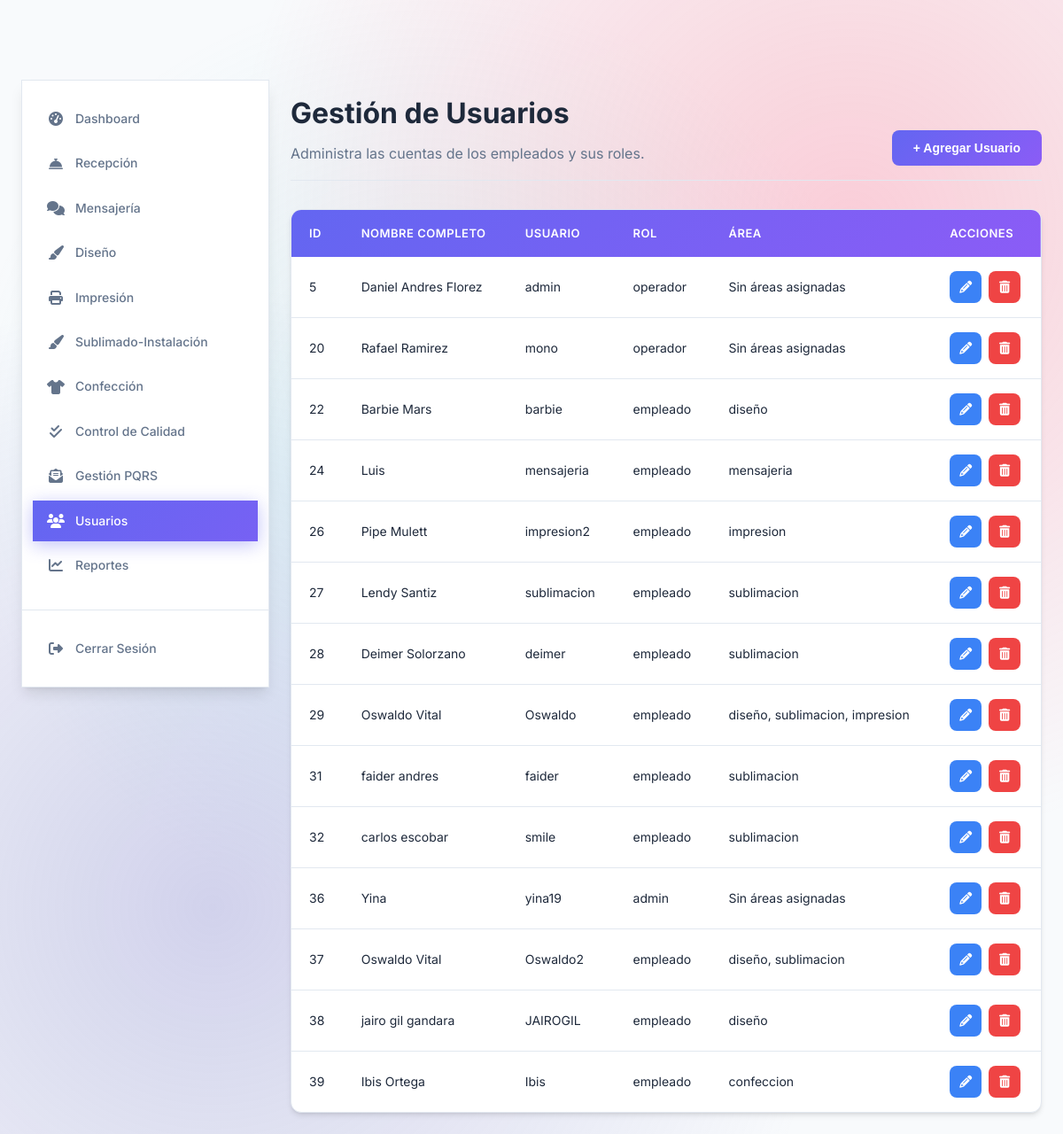
Page /admin_users.php?status=invalid_data (signed in) on the committed database.
### tables this page shows
CREATE TABLE `usuarios` (
  `id` int(11) NOT NULL,
  `nombre_completo` varchar(100) NOT NULL,
  `usuario` varchar(50) NOT NULL,
  `password` varchar(255) NOT NULL,
  `rol_id` int(11) DEFAULT NULL,
  `area_id` int(11) DEFAULT NULL,
  `foto_perfil` varchar(255) DEFAULT NULL,
  `fecha_registro` timestamp NOT NULL DEFAULT current_timestamp(),
  `last_activity` timestamp NULL DEFAULT NULL
);

CREATE TABLE `roles` (
  `id` int(11) NOT NULL,
  `nombre_rol` varchar(50) NOT NULL
);

### admin_users.php (the view, shortened to what this page needs)
<?php
require 'php/db_connection.php';
$sql = "SELECT u.id, u.nombre_completo, u.usuario, r.nombre_rol,
        GROUP_CONCAT(a.nombre SEPARATOR ', ') as areas_asignadas
        FROM usuarios u
        JOIN roles r ON u.rol_id = r.id
        LEFT JOIN usuario_areas ua ON u.id = ua.usuario_id
        LEFT JOIN area_empleado a ON ua.area_id = a.id
        GROUP BY u.id, u.nombre_completo, u.usuario, r.nombre_rol
        ORDER BY u.id";
$result = $conn->query($sql);
$rol_id = $_SESSION['rol_id'];
?>
<!DOCTYPE html>
<html lang="es">
<head>
    <link rel="stylesheet" href="https://cdnjs.cloudflare.com/ajax/libs/font-awesome/6.4.0/css/all.min.css">
    <link rel="stylesheet" href="css/dashboard.css">
    <link rel="stylesheet" href="css/admin_users.css">
</head>
<body class="dashboard-page">
    <div class="dashboard-layout">
        <?php include 'php/sidebar.php'; ?>
        <main class="main-content">
            <header class="main-header">
                <div class="header-title">
                    <h1>Gestión de Usuarios</h1>
                    <p>Administra las cuentas de los empleados y sus roles.</p>
                </div>
                <?php if (in_array($rol_id, [1, 2])):  ?>
                <button class="btn-primary" id="add-user-btn">+ Agregar Usuario</button>
                <?php endif; ?>
            </header>
            <div class="content-table">
                <table>
                    <thead>
                        <tr>
                            <th>ID</th>
                            <th>Nombre Completo</th>
                            <th>Usuario</th>
                            <th>Rol</th>
                            <th>Área</th>
                            <th>Acciones</th>
                        </tr>
                    </thead>
                    <tbody>
                        <?php while($usuario = $result->fetch_assoc()): ?>
                        <tr>
                            <td><?php echo htmlspecialchars($usuario['id']); ?></td>
                            <td><?php echo htmlspecialchars($usuario['nombre_completo']); ?></td>
                            <td><?php echo htmlspecialchars($usuario['usuario']); ?></td>
                            <td><?php echo htmlspecialchars($usuario['nombre_rol']); ?></td>
                            <td><?php echo htmlspecialchars($usuario['areas_asignadas'] ?? 'Sin áreas asignadas'); ?></td>
                            <td class="actions">
                                <a href="edit_user.php?id=<?php echo htmlspecialchars($usuario['id']); ?>" class="btn-icon btn-edit"><i class="fas fa-pencil-alt"></i></a>
                                <button class="btn-icon btn-delete" data-id="<?php echo htmlspecialchars($usuario['id']); ?>"><i class="fas fa-trash-alt"></i></button>
                            </td>
                        </tr>
                        <?php endwhile; ?>
                    </tbody>
                </table>
            </div>
        </main>
    </div>
</body>
</html>

### css/dashboard.css (style rules this page uses)
:root { --primary-color: #6366f1; --primary-dark: #4f46e5; --secondary-color: #8b5cf6; --accent-color: #06b6d4; --bg-primary: #f8fafc; --bg-secondary: #ffffff; --bg-sidebar: #ffffff; --bg-header: #ffffff; --text-primary: #1e293b; --text-secondary: #64748b; --text-muted: #94a3b8; --border-light: #e2e8f0; --border-medium: #cbd5e1; --shadow-sm: 0 1px 2px 0 rgb(0 0 0 / 0.05); --shadow-md: 0 4px 6px -1px rgb(0 0 0 / 0.1), 0 2px 4px -2px rgb(0 0 0 / 0.1); --shadow-lg: 0 10px 15px -3px rgb(0 0 0 / 0.1), 0 4px 6px -4px rgb(0 0 0 / 0.1); --shadow-xl: 0 20px 25px -5px rgb(0 0 0 / 0.1), 0 8px 10px -6px rgb(0 0 0 / 0.1); --header-height: 70px; --sidebar-width: 280px; --sidebar-collapsed-width: 80px; --transition-fast: 0.15s ease; --transition-normal: 0.3s ease; --transition-slow: 0.5s ease; }
* { margin: 0; padding: 0; box-sizing: border-box; }
body { font-family: 'Inter', -apple-system, BlinkMacSystemFont, sans-serif; background-color: var(--bg-primary); color: var(--text-primary); line-height: 1.6; overflow-x: hidden; }
.dashboard-layout { min-height: 100vh; display: flex; flex-direction: column; }
.main-content { margin-left: calc(var(--sidebar-width) + 48px); margin-top: var(--header-height); padding: 32px 24px 24px 0; min-height: calc(100vh - var(--header-height)); transition: var(--transition-normal); }
.main-header { margin-bottom: 32px; }
.header-title h1 { font-size: 32px; font-weight: 700; color: var(--text-primary); margin-bottom: 8px; }
.header-title p { font-size: 16px; color: var(--text-secondary); }
.dashboard-layout::before { content: ''; position: fixed; top: 0; left: 0; width: 100%; height: 100%; background: radial-gradient(circle at 20% 80%, rgba(120, 119, 198, 0.3) 0%, transparent 50%), radial-gradient(circle at 80% 20%, rgba(255, 103, 132, 0.3) 0%, transparent 50%), radial-gradient(circle at 40% 40%, rgba(120, 219, 226, 0.2) 0%, transparent 50%); animation: backgroundShift 20s ease-in-out infinite; pointer-events: none; z-index: -1; }

### css/admin_users.css (style rules this page uses)
.content-table { background: var(--bg-secondary); border: 1px solid var(--border-light); border-radius: 12px; overflow: hidden; box-shadow: var(--shadow-md); margin-top: 24px; }
table { width: 100%; border-collapse: collapse; font-size: 14px; }
table thead { background: linear-gradient(135deg, var(--primary-color), var(--secondary-color)); color: white; }
table th { padding: 16px 20px; text-align: left; font-weight: 600; font-size: 13px; text-transform: uppercase; letter-spacing: 0.5px; }
table td { padding: 16px 20px; border-bottom: 1px solid var(--border-light); color: var(--text-primary); }
table tbody tr:last-child td { border-bottom: none; }
.actions { display: flex; gap: 8px; align-items: center; justify-content: flex-start; }
.btn-icon { display: inline-flex; align-items: center; justify-content: center; width: 36px; height: 36px; border: none; border-radius: 8px; cursor: pointer; transition: var(--transition-fast); text-decoration: none; font-size: 14px; }
.btn-edit { background-color: #3b82f6; color: white; }
.btn-delete { background-color: #ef4444; color: white; }
.main-header { display: flex; justify-content: space-between; align-items: flex-end; margin-bottom: 32px; padding-bottom: 16px; border-bottom: 1px solid var(--border-light); }
.header-title h1 { font-size: 32px; font-weight: 700; color: var(--text-primary); margin-bottom: 8px; }
.header-title p { font-size: 16px; color: var(--text-secondary); }
.btn-primary { display: inline-flex; align-items: center; gap: 8px; padding: 12px 24px; background: linear-gradient(135deg, var(--primary-color), var(--secondary-color)); color: white; border: none; border-radius: 8px; font-size: 14px; font-weight: 600; cursor: pointer; transition: var(--transition-fast); text-decoration: none; }

### rows in the picture
usuarios: id "5", nombre_completo "Daniel Andres Florez", usuario "admin", rol.nombre_rol "operador", areas_asignadas "Sin áreas asignadas"
usuarios: id "20", nombre_completo "Rafael Ramirez", usuario "mono", rol.nombre_rol "operador", areas_asignadas "Sin áreas asignadas"
usuarios: id "22", nombre_completo "Barbie Mars", usuario "barbie", rol.nombre_rol "empleado", areas_asignadas "diseño"
usuarios: id "24", nombre_completo "Luis", usuario "mensajeria", rol.nombre_rol "empleado", areas_asignadas "mensajeria"
usuarios: id "26", nombre_completo "Pipe Mulett", usuario "impresion2", rol.nombre_rol "empleado", areas_asignadas "impresion"
usuarios: id "27", nombre_completo "Lendy Santiz", usuario "sublimacion", rol.nombre_rol "empleado", areas_asignadas "sublimacion"
usuarios: id "28", nombre_completo "Deimer Solorzano", usuario "deimer", rol.nombre_rol "empleado", areas_asignadas "sublimacion"
usuarios: id "29", nombre_completo "Oswaldo Vital", usuario "Oswaldo", rol.nombre_rol "empleado", areas_asignadas "diseño, sublimacion, impresion"
usuarios: id "31", nombre_completo "faider andres", usuario "faider", rol.nombre_rol "empleado", areas_asignadas "sublimacion"
usuarios: id "32", nombre_completo "carlos escobar", usuario "smile", rol.nombre_rol "empleado", areas_asignadas "sublimacion"
usuarios: id "36", nombre_completo "Yina", usuario "yina19", rol.nombre_rol "admin", areas_asignadas "Sin áreas asignadas"
usuarios: id "37", nombre_completo "Oswaldo Vital", usuario "Oswaldo2", rol.nombre_rol "empleado", areas_asignadas "diseño, sublimacion"
usuarios: id "38", nombre_completo "jairo gil gandara", usuario "JAIROGIL", rol.nombre_rol "empleado", areas_asignadas "diseño"
usuarios: id "39", nombre_completo "Ibis Ortega", usuario "Ibis", rol.nombre_rol "empleado", areas_asignadas "confeccion"
